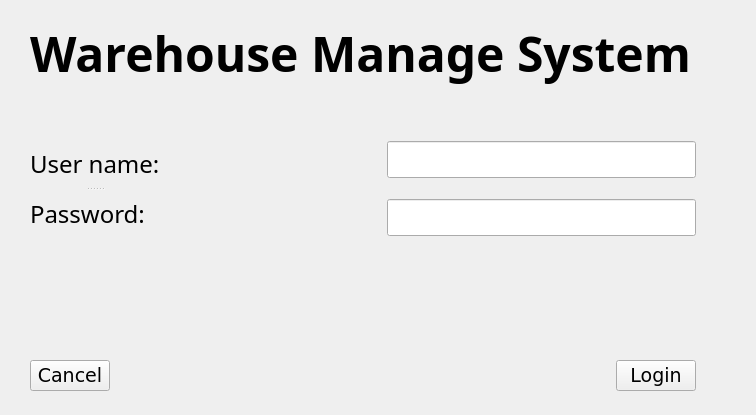
<?xml version="1.0" encoding="UTF-8"?>
<ui version="4.0">
 <class>Login</class>
 <widget class="QWidget" name="Login">
  <property name="geometry">
   <rect>
    <x>0</x>
    <y>0</y>
    <width>756</width>
    <height>415</height>
   </rect>
  </property>
  <property name="contextMenuPolicy">
   <enum>Qt::DefaultContextMenu</enum>
  </property>
  <property name="windowTitle">
   <string>login</string>
  </property>
  <property name="styleSheet">
   <string notr="true"/>
  </property>
  <widget class="QWidget" name="layoutWidget">
   <property name="geometry">
    <rect>
     <x>30</x>
     <y>20</y>
     <width>666</width>
     <height>371</height>
    </rect>
   </property>
   <layout class="QVBoxLayout" name="verticalLayout_2">
    <item>
     <widget class="QLabel" name="label_3">
      <property name="font">
       <font>
        <family>Script MT Bold</family>
        <pointsize>36</pointsize>
        <weight>75</weight>
        <bold>true</bold>
       </font>
      </property>
      <property name="text">
       <string>Warehouse Manage System</string>
      </property>
     </widget>
    </item>
    <item>
     <spacer name="verticalSpacer_5">
      <property name="orientation">
       <enum>Qt::Vertical</enum>
      </property>
      <property name="sizeHint" stdset="0">
       <size>
        <width>20</width>
        <height>40</height>
       </size>
      </property>
     </spacer>
    </item>
    <item>
     <layout class="QHBoxLayout" name="horizontalLayout">
      <item>
       <widget class="QSplitter" name="splitter">
        <property name="orientation">
         <enum>Qt::Vertical</enum>
        </property>
        <widget class="QLabel" name="label">
         <property name="font">
          <font>
           <family>Segoe Print</family>
           <pointsize>18</pointsize>
           <weight>50</weight>
           <bold>false</bold>
          </font>
         </property>
         <property name="text">
          <string>User name:</string>
         </property>
        </widget>
        <widget class="QLabel" name="label_2">
         <property name="font">
          <font>
           <family>Segoe Print</family>
           <pointsize>18</pointsize>
          </font>
         </property>
         <property name="text">
          <string>Password:</string>
         </property>
        </widget>
       </widget>
      </item>
      <item>
       <spacer name="horizontalSpacer">
        <property name="orientation">
         <enum>Qt::Horizontal</enum>
        </property>
        <property name="sizeHint" stdset="0">
         <size>
          <width>40</width>
          <height>20</height>
         </size>
        </property>
       </spacer>
      </item>
      <item>
       <layout class="QVBoxLayout" name="verticalLayout">
        <item>
         <widget class="QLineEdit" name="nameEdit">
          <property name="font">
           <font>
            <family>Verdana</family>
            <pointsize>18</pointsize>
           </font>
          </property>
          <property name="text">
           <string/>
          </property>
          <property name="maxLength">
           <number>30</number>
          </property>
         </widget>
        </item>
        <item>
         <spacer name="verticalSpacer_2">
          <property name="orientation">
           <enum>Qt::Vertical</enum>
          </property>
          <property name="sizeHint" stdset="0">
           <size>
            <width>309</width>
            <height>15</height>
           </size>
          </property>
         </spacer>
        </item>
        <item>
         <widget class="QLineEdit" name="passwordEdit">
          <property name="font">
           <font>
            <family>Verdana</family>
            <pointsize>18</pointsize>
           </font>
          </property>
          <property name="maxLength">
           <number>20</number>
          </property>
          <property name="echoMode">
           <enum>QLineEdit::Password</enum>
          </property>
         </widget>
        </item>
       </layout>
      </item>
     </layout>
    </item>
    <item>
     <spacer name="verticalSpacer_3">
      <property name="orientation">
       <enum>Qt::Vertical</enum>
      </property>
      <property name="sizeHint" stdset="0">
       <size>
        <width>20</width>
        <height>40</height>
       </size>
      </property>
     </spacer>
    </item>
    <item>
     <widget class="QLabel" name="errortextLabel">
      <property name="font">
       <font>
        <family>Arial</family>
        <pointsize>10</pointsize>
       </font>
      </property>
      <property name="text">
       <string/>
      </property>
     </widget>
    </item>
    <item>
     <spacer name="verticalSpacer_4">
      <property name="orientation">
       <enum>Qt::Vertical</enum>
      </property>
      <property name="sizeHint" stdset="0">
       <size>
        <width>20</width>
        <height>40</height>
       </size>
      </property>
     </spacer>
    </item>
    <item>
     <layout class="QHBoxLayout" name="horizontalLayout_2">
      <item>
       <widget class="QPushButton" name="cancelButton">
        <property name="font">
         <font>
          <family>Verdana</family>
          <pointsize>14</pointsize>
         </font>
        </property>
        <property name="text">
         <string>Cancel</string>
        </property>
       </widget>
      </item>
      <item>
       <spacer name="horizontalSpacer_2">
        <property name="orientation">
         <enum>Qt::Horizontal</enum>
        </property>
        <property name="sizeHint" stdset="0">
         <size>
          <width>40</width>
          <height>20</height>
         </size>
        </property>
       </spacer>
      </item>
      <item>
       <widget class="QPushButton" name="loginButton">
        <property name="font">
         <font>
          <family>Verdana</family>
          <pointsize>14</pointsize>
         </font>
        </property>
        <property name="text">
         <string>Login</string>
        </property>
       </widget>
      </item>
     </layout>
    </item>
   </layout>
  </widget>
 </widget>
 <resources/>
 <connections/>
</ui>
